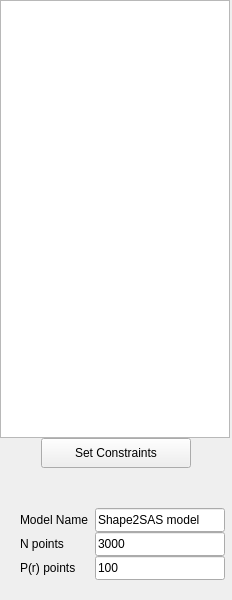
<?xml version="1.0" encoding="UTF-8"?>
<ui version="4.0">
 <class>VariableTable</class>
 <widget class="QWidget" name="VariableTable">
  <property name="geometry">
   <rect>
    <x>0</x>
    <y>0</y>
    <width>232</width>
    <height>600</height>
   </rect>
  </property>
  <property name="minimumSize">
   <size>
    <width>232</width>
    <height>0</height>
   </size>
  </property>
  <property name="maximumSize">
   <size>
    <width>232</width>
    <height>16777215</height>
   </size>
  </property>
  <property name="windowTitle">
   <string>Widget</string>
  </property>
  <layout class="QGridLayout" name="gridLayout">
   <property name="sizeConstraint">
    <enum>QLayout::SizeConstraint::SetMinimumSize</enum>
   </property>
   <property name="leftMargin">
    <number>0</number>
   </property>
   <property name="topMargin">
    <number>0</number>
   </property>
   <property name="rightMargin">
    <number>0</number>
   </property>
   <property name="bottomMargin">
    <number>0</number>
   </property>
   <property name="spacing">
    <number>0</number>
   </property>
   <item row="0" column="0">
    <layout class="QVBoxLayout" name="verticalLayout">
     <property name="spacing">
      <number>0</number>
     </property>
     <item>
      <widget class="QTableView" name="tableView">
       <property name="minimumSize">
        <size>
         <width>230</width>
         <height>300</height>
        </size>
       </property>
       <property name="maximumSize">
        <size>
         <width>230</width>
         <height>16777215</height>
        </size>
       </property>
       <property name="toolTip">
        <string>Check a parameter to include as a fit parameter in the plugin model.</string>
       </property>
      </widget>
     </item>
     <item>
      <layout class="QVBoxLayout" name="verticalLayout_5">
       <property name="spacing">
        <number>0</number>
       </property>
       <item>
        <layout class="QHBoxLayout" name="horizontalLayout_5" stretch="0,0,0">
         <property name="spacing">
          <number>0</number>
         </property>
         <item>
          <spacer name="horizontalSpacer_5">
           <property name="orientation">
            <enum>Qt::Orientation::Horizontal</enum>
           </property>
           <property name="sizeType">
            <enum>QSizePolicy::Policy::Expanding</enum>
           </property>
           <property name="sizeHint" stdset="0">
            <size>
             <width>40</width>
             <height>20</height>
            </size>
           </property>
          </spacer>
         </item>
         <item>
          <widget class="QPushButton" name="setConstraints">
           <property name="minimumSize">
            <size>
             <width>150</width>
             <height>30</height>
            </size>
           </property>
           <property name="maximumSize">
            <size>
             <width>150</width>
             <height>30</height>
            </size>
           </property>
           <property name="toolTip">
            <string>Set underlying constraints to the subunits</string>
           </property>
           <property name="text">
            <string>Set Constraints</string>
           </property>
          </widget>
         </item>
         <item>
          <spacer name="horizontalSpacer_6">
           <property name="orientation">
            <enum>Qt::Orientation::Horizontal</enum>
           </property>
           <property name="sizeType">
            <enum>QSizePolicy::Policy::Expanding</enum>
           </property>
           <property name="sizeHint" stdset="0">
            <size>
             <width>40</width>
             <height>20</height>
            </size>
           </property>
          </spacer>
         </item>
        </layout>
       </item>
       <item>
        <spacer name="verticalSpacer">
         <property name="orientation">
          <enum>Qt::Orientation::Vertical</enum>
         </property>
         <property name="sizeType">
          <enum>QSizePolicy::Policy::Fixed</enum>
         </property>
         <property name="sizeHint" stdset="0">
          <size>
           <width>20</width>
           <height>40</height>
          </size>
         </property>
        </spacer>
       </item>
       <item>
        <layout class="QHBoxLayout" name="horizontalLayout_6">
         <property name="spacing">
          <number>0</number>
         </property>
         <item>
          <spacer name="horizontalSpacer_7">
           <property name="orientation">
            <enum>Qt::Orientation::Horizontal</enum>
           </property>
           <property name="sizeType">
            <enum>QSizePolicy::Policy::Fixed</enum>
           </property>
           <property name="sizeHint" stdset="0">
            <size>
             <width>20</width>
             <height>24</height>
            </size>
           </property>
          </spacer>
         </item>
         <item>
          <widget class="QLabel" name="label_3">
           <property name="minimumSize">
            <size>
             <width>75</width>
             <height>24</height>
            </size>
           </property>
           <property name="maximumSize">
            <size>
             <width>75</width>
             <height>24</height>
            </size>
           </property>
           <property name="text">
            <string>Model Name</string>
           </property>
          </widget>
         </item>
         <item>
          <widget class="QLineEdit" name="pluginModelName">
           <property name="minimumSize">
            <size>
             <width>130</width>
             <height>24</height>
            </size>
           </property>
           <property name="maximumSize">
            <size>
             <width>130</width>
             <height>24</height>
            </size>
           </property>
           <property name="toolTip">
            <string>Name to plugin model</string>
           </property>
           <property name="text">
            <string>Shape2SAS model</string>
           </property>
          </widget>
         </item>
         <item>
          <spacer name="horizontalSpacer_8">
           <property name="orientation">
            <enum>Qt::Orientation::Horizontal</enum>
           </property>
           <property name="sizeType">
            <enum>QSizePolicy::Policy::Expanding</enum>
           </property>
           <property name="sizeHint" stdset="0">
            <size>
             <width>40</width>
             <height>20</height>
            </size>
           </property>
          </spacer>
         </item>
        </layout>
       </item>
       <item>
        <layout class="QHBoxLayout" name="horizontalLayout_4">
         <property name="spacing">
          <number>0</number>
         </property>
         <item>
          <spacer name="horizontalSpacer">
           <property name="orientation">
            <enum>Qt::Orientation::Horizontal</enum>
           </property>
           <property name="sizeType">
            <enum>QSizePolicy::Policy::Fixed</enum>
           </property>
           <property name="sizeHint" stdset="0">
            <size>
             <width>20</width>
             <height>24</height>
            </size>
           </property>
          </spacer>
         </item>
         <item>
          <widget class="QLabel" name="label">
           <property name="minimumSize">
            <size>
             <width>75</width>
             <height>24</height>
            </size>
           </property>
           <property name="maximumSize">
            <size>
             <width>75</width>
             <height>24</height>
            </size>
           </property>
           <property name="text">
            <string>N points</string>
           </property>
          </widget>
         </item>
         <item>
          <widget class="QLineEdit" name="Npoints">
           <property name="minimumSize">
            <size>
             <width>130</width>
             <height>24</height>
            </size>
           </property>
           <property name="maximumSize">
            <size>
             <width>130</width>
             <height>24</height>
            </size>
           </property>
           <property name="toolTip">
            <string>Number of points in the model used to calculate a scattering profile.</string>
           </property>
           <property name="text">
            <string>3000</string>
           </property>
          </widget>
         </item>
         <item>
          <spacer name="horizontalSpacer_2">
           <property name="orientation">
            <enum>Qt::Orientation::Horizontal</enum>
           </property>
           <property name="sizeType">
            <enum>QSizePolicy::Policy::Expanding</enum>
           </property>
           <property name="sizeHint" stdset="0">
            <size>
             <width>40</width>
             <height>20</height>
            </size>
           </property>
          </spacer>
         </item>
        </layout>
       </item>
       <item>
        <layout class="QHBoxLayout" name="horizontalLayout_3">
         <property name="spacing">
          <number>0</number>
         </property>
         <item>
          <spacer name="horizontalSpacer_3">
           <property name="orientation">
            <enum>Qt::Orientation::Horizontal</enum>
           </property>
           <property name="sizeType">
            <enum>QSizePolicy::Policy::Fixed</enum>
           </property>
           <property name="sizeHint" stdset="0">
            <size>
             <width>20</width>
             <height>24</height>
            </size>
           </property>
          </spacer>
         </item>
         <item>
          <widget class="QLabel" name="label_2">
           <property name="minimumSize">
            <size>
             <width>75</width>
             <height>24</height>
            </size>
           </property>
           <property name="maximumSize">
            <size>
             <width>75</width>
             <height>24</height>
            </size>
           </property>
           <property name="text">
            <string>P(r) points</string>
           </property>
          </widget>
         </item>
         <item>
          <widget class="QLineEdit" name="prPoints">
           <property name="minimumSize">
            <size>
             <width>130</width>
             <height>24</height>
            </size>
           </property>
           <property name="maximumSize">
            <size>
             <width>130</width>
             <height>24</height>
            </size>
           </property>
           <property name="toolTip">
            <string>Number of points in the pair distance distribution.</string>
           </property>
           <property name="text">
            <string>100</string>
           </property>
          </widget>
         </item>
         <item>
          <spacer name="horizontalSpacer_4">
           <property name="orientation">
            <enum>Qt::Orientation::Horizontal</enum>
           </property>
           <property name="sizeType">
            <enum>QSizePolicy::Policy::Expanding</enum>
           </property>
           <property name="sizeHint" stdset="0">
            <size>
             <width>40</width>
             <height>20</height>
            </size>
           </property>
          </spacer>
         </item>
        </layout>
       </item>
      </layout>
     </item>
     <item>
      <spacer name="verticalSpacer_2">
       <property name="orientation">
        <enum>Qt::Orientation::Vertical</enum>
       </property>
       <property name="sizeType">
        <enum>QSizePolicy::Policy::Fixed</enum>
       </property>
       <property name="sizeHint" stdset="0">
        <size>
         <width>20</width>
         <height>20</height>
        </size>
       </property>
      </spacer>
     </item>
     <item>
      <layout class="QGridLayout" name="gridLayout_2" rowstretch="0" columnstretch="0" rowminimumheight="0" columnminimumwidth="0">
       <property name="spacing">
        <number>0</number>
       </property>
      </layout>
     </item>
    </layout>
   </item>
  </layout>
 </widget>
 <resources/>
 <connections/>
</ui>
